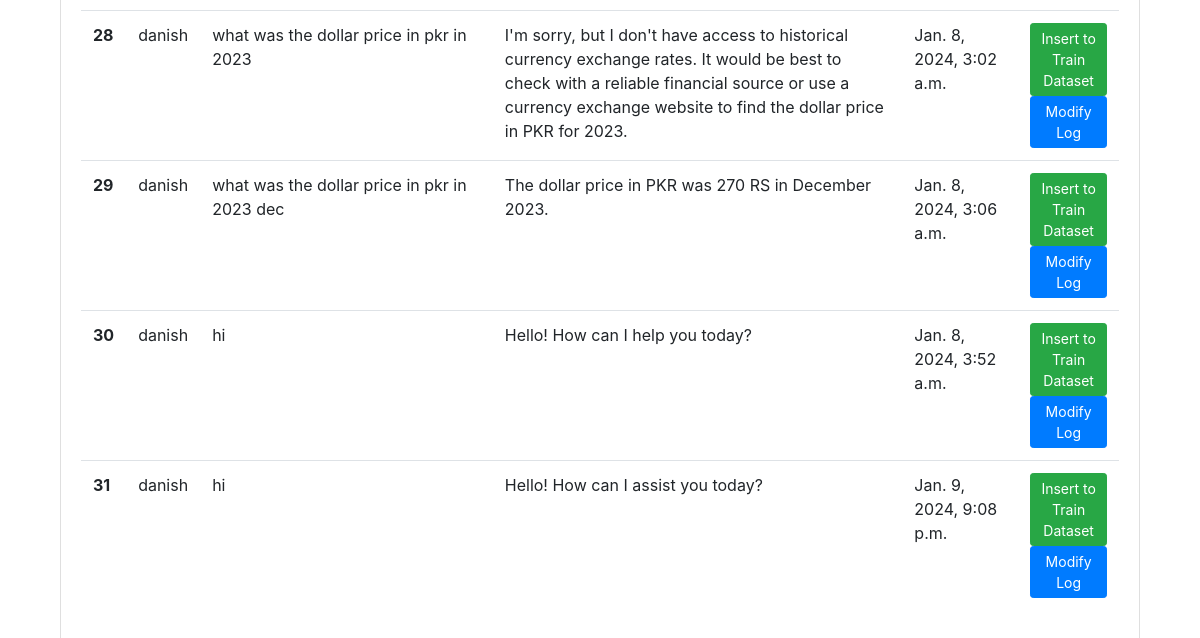
Before: /chatlog (signed in, lower part) with the older database file.
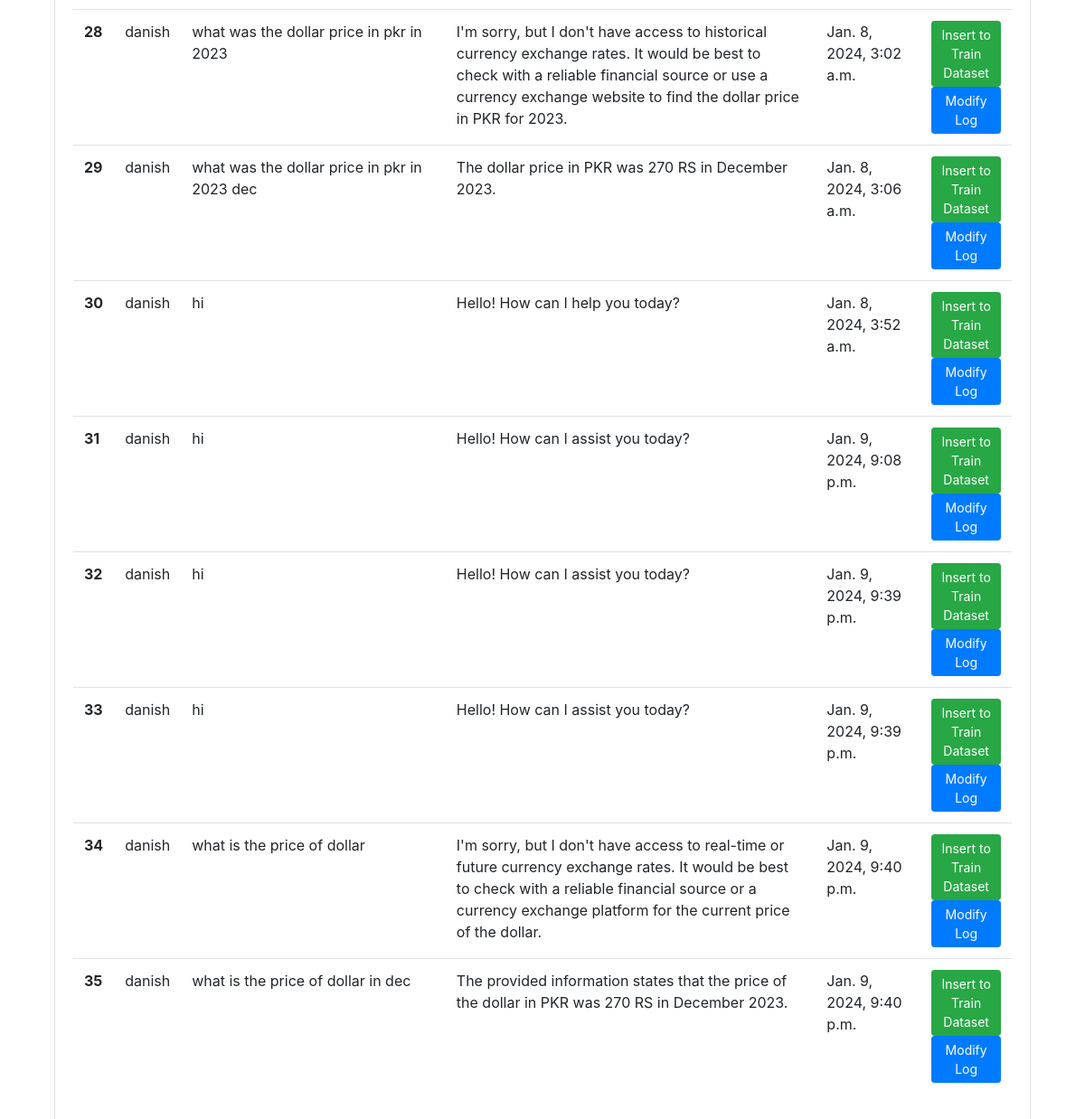
After: the same page with the newer database file.
### chatbot/models.py (models this page shows, shortened)
class Chat(models.Model):
    user = models.ForeignKey(User, on_delete=models.CASCADE)
    message = models.TextField()
    response = models.TextField()
    created_at = models.DateTimeField(auto_now_add=True)

### chatbot/views.py (the view)
# urls.py: path('chatlog', views.chatlog, name='chatlog'),
def chatlog(request):
    chats = Chat.objects.filter(user=request.user)
    return render(request, 'chatbot_log.html', {'chats': chats})

### templates/chatbot_log.html (shortened to what this page needs)
{% extends 'base.html' %}
{% block content %}
  <div class="container mt-4">
<div class="card mt-4">
  <div class="card-body">
      <table class="table">
          <tbody>
              {% for chat in chats %}
                  <tr>
                      <th scope="row">{{ forloop.counter }}</th>
                      <td>{{ chat.user }}</td>
                      <td>{{ chat.message }}</td>
                      <td>{{ chat.response }}</td>
                      <td>{{ chat.created_at }}</td>
                      <td>
                          <form method="post" action="{% url 'insert_to_train' chat.id %}" style="display: inline;">
                              <button type="submit" class="btn btn-success btn-sm">Insert to Train Dataset</button>
                          </form>
                          <button class="btn btn-primary btn-sm modify-log data-chat-class" data-toggle="modal" data-target="#modifyModal"
                              data-chat-id="{{ chat.id }}" data-message="{{ chat.message }}" data-response="{{ chat.response }}">
                              Modify Log
                          </button>
                      </td>
                  </tr>
              {% endfor %}
          </tbody>
      </table>
  </div>
</div>
{% endblock %}

Changed rows visible on the page:
added Chat: user "danish", message "hi", response "Hello! How can I assist you today?", created_at "Jan. 9, 2024, 9:39 p.m."
added Chat: user "danish", message "hi", response "Hello! How can I assist you today?", created_at "Jan. 9, 2024, 9:39 p.m."
added Chat: user "danish", message "what is the price of dollar", response "I'm sorry, but I don't have access to real-time or future currency exchange rates. It would be best to check with a reliable financial source or a currency exchange platform for the current price of the dollar.", created_at "Jan. 9, 2024, 9:40 p.m."
added Chat: user "danish", message "what is the price of dollar in dec", response "The provided information states that the price of the dollar in PKR was 270 RS in December 2023.", created_at "Jan. 9, 2024, 9:40 p.m."
